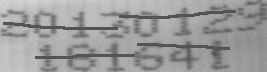
%> input picture 作业1_2019/test/划痕.bmp, 267 x 72 px
$ octave processScratchImage.m   (GNU Octave 9; MATLAB toolbox functions it lacks are replaced by stand-ins)
%> lines starting %> are read from the running program, lines starting %| are printed output that depends on the picture; in (x1, y1, x2, y2) boxes, pixels count from 0 and x2, y2 are one past the last pixel; in counts of white or black regions, pixels touching at a corner belong together; the program's own positions count from 1
### 作业1_2019/code/inpaintn.m
function y = inpaintn(x,n,y0,m)
% INPAINTN Inpaint over missing data in N-D array
%   Y = INPAINTN(X) replaces the missing data in X by extra/interpolating
%   the non-missing elements. The non finite values (NaN or Inf) in X are
%   considered as missing data. X can be any N-D array.
%
%   INPAINTN (no input/output argument) runs the following 3-D example.
%
%   Important note:
%   --------------
%   INPAINTN uses an iterative process baased on DCT and IDCT.
%   Y = INPAINTN(X,N) uses N iterations. By default, N = 100. If you
%   estimate that INPAINTN did not totally converge, increase N:
%   Y = INPAINTN(X,1000)
%
%   Y = INPAINTN(X,N,Y0) uses Y0 as initial guess. This could be useful if
%   you want to run the process a second time or if you have a GOOD guess
%   of the final result. By default, INPAINTN makes a nearest neighbor
%   interpolation (by using BWDIST) to obtain a rough guess.
%
%   References (please refer to the two following references)
%   ----------
%   1) Garcia D, Robust smoothing of gridded data in one and higher
%   dimensions with missing values. Computational Statistics & Data
%   Analysis, 2010;54:1167-1178.
%   <a
%   href="matlab:web('http://www.biomecardio.com/publis/csda10.pdf')">download PDF</a>
%   2) Wang G, Garcia D et al. A three-dimensional gap filling method for
%   large geophysical datasets: Application to global satellite soil
%   moisture observations. Environ Modell Softw, 2012;30:139-142.
%   <a
%   href="matlab:web('http://www.biomecardio.com/publis/envirmodellsoftw12.pdf')">download PDF</a>
%
%   Examples
%   --------
%
%     %% ---- RGB image ---- %%
%     onion = imread('onion.png');
%     I = randperm(numel(onion));
%     onionNaN = double(onion); onionNaN(I(1:round(numel(I)*0.5))) = NaN;
%     subplot(211), imshow(uint8(onionNaN)), title('Corrupted image - 50%')
%     for k=1:3, onion(:,:,k) = inpaintn(onionNaN(:,:,k)); end
%     subplot(212), imshow(uint8(onion)), title('Inpainted image')
%
%     %% ---- 2-D data ---- %%
%     n = 256;
%     y0 = peaks(n);
%     y = y0;
%     I = randperm(n^2);
%     y(I(1:n^2*0.5)) = NaN; % lose 1/2 of data
%     y(40:90,140:190) = NaN; % create a hole
%     z = inpaintn(y,200); % inpaint data
%     subplot(2,2,1:2), imagesc(y), axis equal off
%     title('Corrupted data')
%     subplot(223), imagesc(z), axis equal off
%     title('Recovered data ...')
%     subplot(224), imagesc(y0), axis equal off
%     title('... compared with original data')
%
%     %% ---- 3-D data ---- %%
%     load wind
%     xmin = min(x(:)); xmax = max(x(:));
%     zmin = min(z(:)); ymax = max(y(:));
%     %-- wind velocity
%     vel0 = interp3(sqrt(u.^2+v.^2+w.^2),1,'cubic');
%     x = interp3(x,1); y = interp3(y,1); z = interp3(z,1);
%     %-- remove randomly 90% of the data
%     I = randperm(numel(vel0));
%     velNaN = vel0;
%     velNaN(I(1:round(numel(I)*.9))) = NaN;
%     %-- inpaint using INPAINTN
%     vel = inpaintn(velNaN);
%     %-- display the results
%     subplot(221), imagesc(velNaN(:,:,15)), axis equal off
%     title('Corrupted plane, z = 15')
%     subplot(222), imagesc(vel(:,:,15)), axis equal off
%     title('Reconstructed plane, z = 15')
%     subplot(223)
%     hsurfaces = slice(x,y,z,vel0,[xmin,100,xmax],ymax,zmin);
%     set(hsurfaces,'FaceColor','interp','EdgeColor','none')
%     hcont = contourslice(x,y,z,vel0,[xmin,100,xmax],ymax,zmin);
%     set(hcont,'EdgeColor',[.7,.7,.7],'LineWidth',.5)
%     view(3), daspect([2,2,1]), axis tight
%     title('Original data compared with...')
%     subplot(224)
%     hsurfaces = slice(x,y,z,vel,[xmin,100,xmax],ymax,zmin);
%     set(hsurfaces,'FaceColor','interp','EdgeColor','none')
%     hcont = contourslice(x,y,z,vel,[xmin,100,xmax],ymax,zmin);
%     set(hcont,'EdgeColor',[.7,.7,.7],'LineWidth',.5)
%     view(3), daspect([2,2,1]), axis tight
%     title('... reconstructed data')
%
%     %% --- 4-D data --- %%
%     [x1,x2,x3,x4] = ndgrid(-2:0.2:2);
%     z0 = x2.*exp(-x1.^2-x2.^2-x3.^2-x4.^2);
%     I = randperm(numel(z0));
%     % remove 50% of the data
%     zNaN = z0; zNaN(I(1:round(numel(I)*.5))) = NaN;
%     % reconstruct the data using INPAINTN
%     z = inpaintn(zNaN);
%     % display the results (for x4 = 0)
%     subplot(211)
%     zNaN(isnan(zNaN)) = 0.5;
%     slice(x2(:,:,:,1),x1(:,:,:,1),x3(:,:,:,1),zNaN(:,:,:,11),...
%        [-1.2 0.8 2],2,[-2 0.2])
%     title('Corrupt data, x4 = 0')
%     subplot(212)
%     slice(x2(:,:,:,1),x1(:,:,:,1),x3(:,:,:,1),z(:,:,:,11),...
%        [-1.2 0.8 2],2,[-2 0.2])
%     title('Reconstructed data')
%
%   See also SMOOTHN, GRIDDATAN
%
%   -- Damien Garcia -- 2010/06, last update 2017/08
%   website: <a
%   href="matlab:web('http://www.biomecardio.com/en')">www.BiomeCardio.com</a>
if nargin==0&&nargout==0, RunTheExample, return, end
class0 = class(x);
x = double(x);
if nargin==1 || isempty(n), n = 100; end
sizx = size(x);
d = ndims(x);
Lambda = zeros(sizx);
for i = 1:d
    siz0 = ones(1,d);
    siz0(i) = sizx(i);
    Lambda = bsxfun(@plus,Lambda,...
        cos(pi*(reshape(1:sizx(i),siz0)-1)/sizx(i)));
end
Lambda = 2*(d-Lambda);
% Initial condition
W = isfinite(x);
if nargin==3 && ~isempty(y0)
    y = y0;
    s0 = 3; % note: s = 10^s0
else
    if any(~W(:))
        [y,s0] = InitialGuess(x,isfinite(x));
    else
        y = x;
        return
    end
end
x(~W) = 0;
if isempty(n) || n<=0, n = 100; end
% Smoothness parameters: from high to negligible values
s = logspace(s0,-6,n);
RF = 2; % relaxation factor
if nargin<4 || isempty(m), m = 2; end
Lambda = Lambda.^m;
h = waitbar(0,'Inpainting...');
for i = 1:n
        Gamma = 1./(1+s(i)*Lambda);
        y = RF*idctn(Gamma.*dctn(W.*(x-y)+y)) + (1-RF)*y;
        waitbar(i/n,h)
end
close(h)
y(W) = x(W);
y = cast(y,class0);
end
%% Initial Guess
function [z,s0] = InitialGuess(y,I)
if license('test','image_toolbox')
    %-- nearest neighbor interpolation
    [~,L] = bwdist(I);
    z = y;
    z(~I) = y(L(~I));
    s0 = 3; % note: s = 10^s0
else
    warning('MATLAB:inpaintn:InitialGuess',...
        ['BWDIST (Image Processing Toolbox) does not exist. ',...
        'The initial guess may not be optimal; additional',...
        ' iterations can thus be required to ensure complete',...
        ' convergence. Increase N value if necessary.'])
    z = y;
    z(~I) = mean(y(I));
    s0 = 6; % note: s = 10^s0
end
end
%% Example (3-D)
% [33 lines left out: function RunTheExample, not called in this run]
%% DCTN
function y = dctn(y)
%DCTN N-D discrete cosine transform.
%   Y = DCTN(X) returns the discrete cosine transform of X. The array Y is
%   the same size as X and contains the discrete cosine transform
%   coefficients. This transform can be inverted using IDCTN.
%
%   Reference
%   ---------
%   Narasimha M. et al, On the computation of the discrete cosine
%   transform, IEEE Trans Comm, 26, 6, 1978, pp 934-936.
%
%   Example
%   -------
%       RGB = imread('autumn.tif');
%       I = rgb2gray(RGB);
%       J = dctn(I);
%       imshow(log(abs(J)),[]), colormap(jet), colorbar
%
%   The commands below set values less than magnitude 10 in the DCT matrix
%   to zero, then reconstruct the image using the inverse DCT.
%
%       J(abs(J)<10) = 0;
%       K = idctn(J);
%       figure, imshow(I)
%       figure, imshow(K,[0 255])
%
%   -- Damien Garcia -- 2008/06, revised 2011/11
%   -- www.BiomeCardio.com --
y = double(y);
sizy = size(y);
y = squeeze(y);
dimy = ndims(y);
% Some modifications are required if Y is a vector
if isvector(y)
    dimy = 1;
    if size(y,1)==1, y = y.'; end
end
% Weighting vectors
w = cell(1,dimy);
for dim = 1:dimy
    n = (dimy==1)*numel(y) + (dimy>1)*sizy(dim);
    w{dim} = exp(1i*(0:n-1)'*pi/2/n);
end
% --- DCT algorithm ---
if ~isreal(y)
    y = complex(dctn(real(y)),dctn(imag(y)));
else
    for dim = 1:dimy
        siz = size(y);
        n = siz(1);
        y = y([1:2:n 2*floor(n/2):-2:2],:);
        y = reshape(y,n,[]);
        y = y*sqrt(2*n);
        y = ifft(y,[],1);
        y = bsxfun(@times,y,w{dim});
        y = real(y);
        y(1,:) = y(1,:)/sqrt(2);
        y = reshape(y,siz);
        y = shiftdim(y,1);
    end
end

y = reshape(y,sizy);
end
%% IDCTN
function y = idctn(y)
%IDCTN N-D inverse discrete cosine transform.
%   X = IDCTN(Y) inverts the N-D DCT transform, returning the original
%   array if Y was obtained using Y = DCTN(X).
%
%   Reference
%   ---------
%   Narasimha M. et al, On the computation of the discrete cosine
%   transform, IEEE Trans Comm, 26, 6, 1978, pp 934-936.
%
%   Example
%   -------
%       RGB = imread('autumn.tif');
%       I = rgb2gray(RGB);
%       J = dctn(I);
%       imshow(log(abs(J)),[]), colormap(jet), colorbar
%
%   The commands below set values less than magnitude 10 in the DCT matrix
%   to zero, then reconstruct the image using the inverse DCT.
%
%       J(abs(J)<10) = 0;
%       K = idctn(J);
%       figure, imshow(I)
%       figure, imshow(K,[0 255])
%
%   See also DCTN, IDSTN, IDCT, IDCT2, IDCT3.
%
%   -- Damien Garcia -- 2009/04, revised 2011/11
%   -- www.BiomeCardio.com --
y = double(y);
sizy = size(y);
y = squeeze(y);
dimy = ndims(y);
% Some modifications are required if Y is a vector
if isvector(y)
    dimy = 1;
    if size(y,1)==1
        y = y.';
    end
end
% Weighing vectors
w = cell(1,dimy);
for dim = 1:dimy
    n = (dimy==1)*numel(y) + (dimy>1)*sizy(dim);
    w{dim} = exp(1i*(0:n-1)'*pi/2/n);
end
% --- IDCT algorithm ---
if ~isreal(y)
    y = complex(idctn(real(y)),idctn(imag(y)));
else
    for dim = 1:dimy
        siz = size(y);
        n = siz(1);
        y = reshape(y,n,[]);
        y = bsxfun(@times,y,w{dim});
        y(1,:) = y(1,:)/sqrt(2);
        y = ifft(y,[],1);
        y = real(y*sqrt(2*n));
        I = (1:n)*0.5+0.5;
        I(2:2:end) = n-I(1:2:end-1)+1;
        y = y(I,:);
        y = reshape(y,siz);
        y = shiftdim(y,1);
    end
end

y = reshape(y,sizy);
end

### 作业1_2019/code/processScratchImage.m
clear all;close all;clc;

img = imread('../test/划痕.bmp');
%> img is the input picture: size 72x267x3 uint8; min 77, max 217, mean 155.1
img = rgb2gray(img);
%> img: size 72x267 uint8
subplot(3,1,1)
imshow(img)
title('原始图片')

img=double(img);
%> img: size 72x267 double
img(img<90)=NaN;
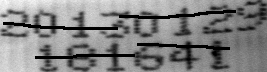
%> img: size 72x267 double; 6.8% of the values are NaN or infinite; the others: min 90, max 217, mean 160.2; drawn with min black, max white, NaN and infinite black
subplot(3,1,2)
imshow(uint8(img))
title('检测划痕')

img1 = inpaintn(double(img));
%> after the loop in inpaintn, `for i = 1:d`:
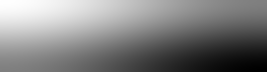
%> Lambda: size 72x267 double; min -2, max 2, mean 0.0176; drawn with min black and max white
%> in inpaintn, `W = isfinite(x);`:
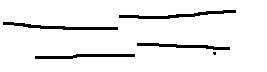
%> W: size 72x267 logical; 93.2% white; 5 black regions (1 under 20 px), largest, box (x1, y1, x2, y2) and area: (119, 10, 236, 19) 363, (3, 22, 118, 30) 353, (35, 54, 135, 59) 301, (137, 43, 230, 50) 283
%> in InitialGuess, `z(~I) = mean(y(I));`:
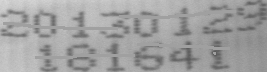
%> z: size 72x267 double; 6.8% of pixels changed, all inside (x1, y1, x2, y2) = (3, 10, 236, 59)
%> in inpaintn, `[y,s0] = InitialGuess(x,isfinite(x));`: s0 = 6
%> in inpaintn, `s = logspace(s0,-6,n);`: s = 100 values, max 1000000 at index 1, min 1e-06 at index 100, mean 41061.6
%> the loop in inpaintn, `for i = 1:n` made 100 passes
%> pass 1, in inpaintn, `Gamma = 1./(1+s(i)*Lambda);`:
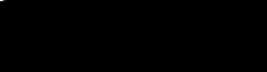
%> Gamma: size 72x267 double; min 1.56e-08, max 1, mean 0.000232
%> after the loop in inpaintn, `for i = 1:n`:
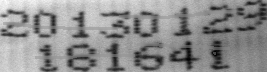
%> y: size 72x267 double; min 19.74, max 270, mean 160.6; drawn with min black and max white
%> in inpaintn, `y(W) = x(W);`:
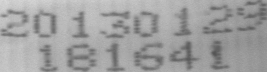
%> y: size 72x267 double; min 84.86, max 217, mean 159.9
subplot(3,1,3)
img1 = uint8(img1);
imshow(img1)
title('去除划痕')

imwrite(img1,'../test/处理划痕.bmp');

$ run again, with 作业1_2019/test/1.bmp copied over 作业1_2019/test/划痕.bmp
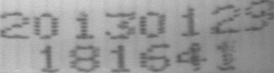
%> input picture 作业1_2019/test/1.bmp, 274 x 73 px
%> img is the input picture: size 73x274x3 uint8; min 86, max 213, mean 153
%> in inpaintn, `W = isfinite(x);`:
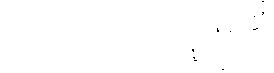
%> W: size 73x274 logical; 99.8% white; black in thin lines or dots, all inside (x1, y1, x2, y2) = (192, 1, 264, 70)
%> z: size 73x274 double; min 90, max 213, mean 153.1
%> s0 = 6
%> x: size 73x274 double; min 0, max 213, mean 152.9; mean of the top-left, top-right, bottom-left and bottom-right quarters 173, 142.8, 161.2, 134.8
%> s = 100 values, max 1000000 at index 1, min 1e-06 at index 100, mean 41061.6
%> after the loop in inpaintn, `for i = 1:n`:
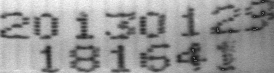
%> y: size 73x274 double; min 26.88, max 253.5, mean 151.4

$ run again, with 作业1_2019/test/2.bmp copied over 作业1_2019/test/划痕.bmp
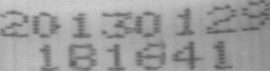
%> input picture 作业1_2019/test/2.bmp, 270 x 71 px
%> img is the input picture: size 71x270x3 uint8; min 86, max 207, mean 157.2
%> in inpaintn, `W = isfinite(x);`:
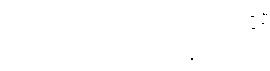
%> W: size 71x270 logical; 99.9% white; black in thin lines or dots, all inside (x1, y1, x2, y2) = (191, 13, 267, 60)
%> z: size 71x270 double; min 90, max 207, mean 157.3
%> s0 = 6
%> x: size 71x270 double; min 0, max 207, mean 157.1; mean of the top-left, top-right, bottom-left and bottom-right quarters 171.7, 149, 162.2, 145.8
%> s = 100 values, max 1000000 at index 1, min 1e-06 at index 100, mean 41061.6
%> after the loop in inpaintn, `for i = 1:n`:
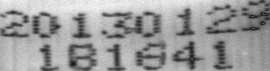
%> y: size 71x270 double; min 21.68, max 247.6, mean 156.5

$ run again, with 作业1_2019/test/3.bmp copied over 作业1_2019/test/划痕.bmp
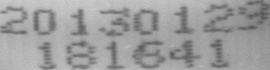
%> input picture 作业1_2019/test/3.bmp, 270 x 70 px
%> img is the input picture: size 70x270x3 uint8; min 86, max 207, mean 157.5
%> W: size 70x270 logical; 100% white; black in thin lines or dots, all inside (x1, y1, x2, y2) = (251, 13, 265, 28)
%> z: size 70x270 double; min 91, max 207, mean 157.6
%> s0 = 6
%> x: size 70x270 double; min 0, max 207, mean 157.5; mean of the top-left, top-right, bottom-left and bottom-right quarters 166.7, 148.7, 164.9, 149.7
%> s = 100 values, max 1000000 at index 1, min 1e-06 at index 100, mean 41061.6
%> after the loop in inpaintn, `for i = 1:n`:
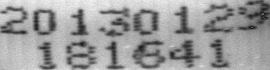
%> y: size 70x270 double; min 24.32, max 247.3, mean 157.2
